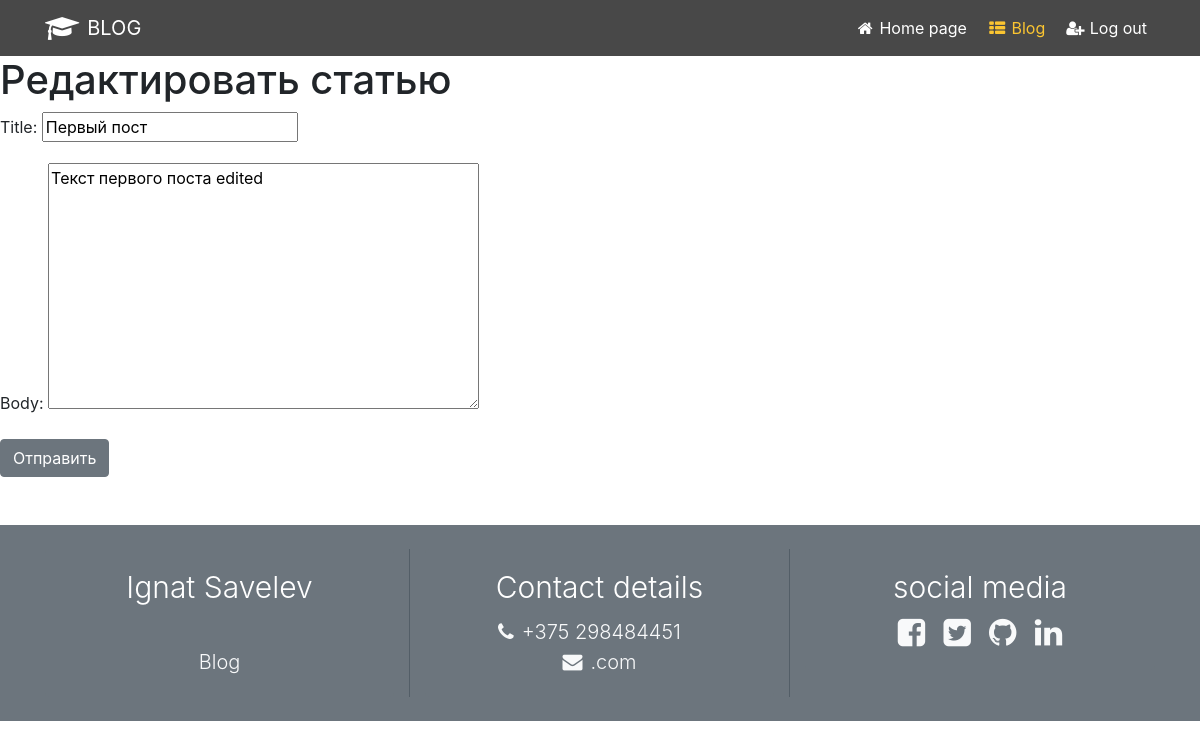
The app's page /blog/article/edit/1 (signed in), older data.
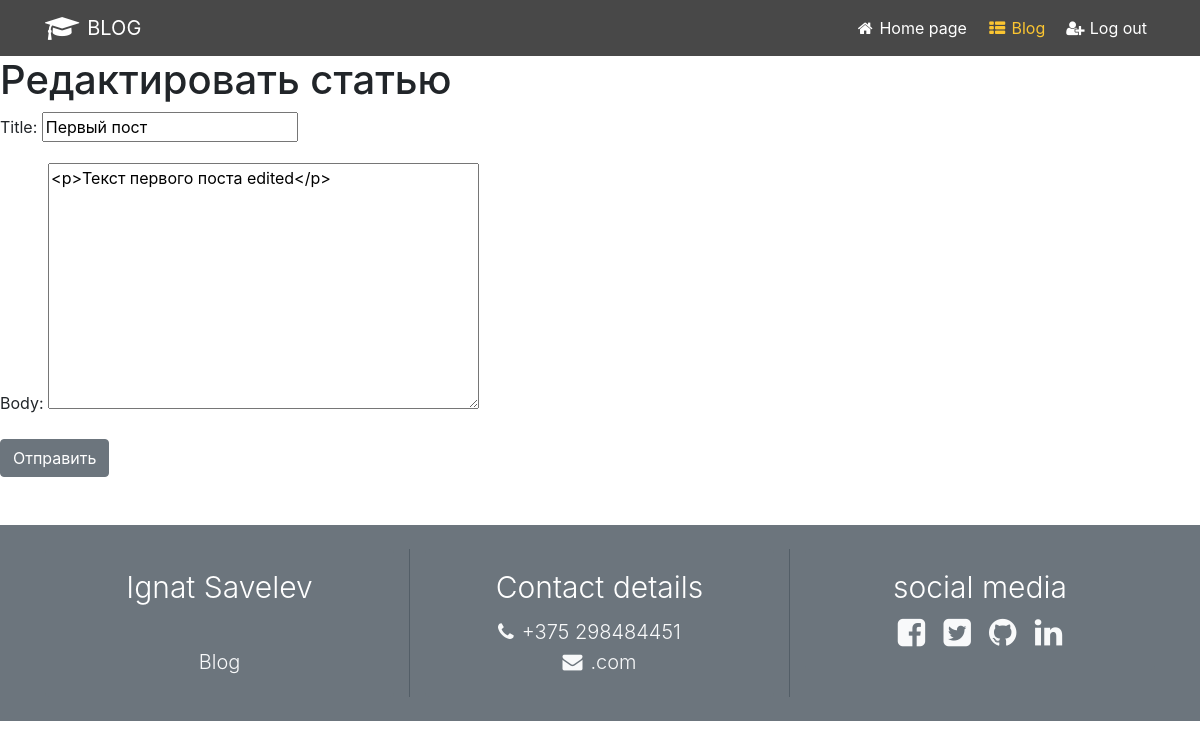
The same page, newer data.
### blog/models.py (models this page shows, shortened)
class Post(models.Model):
    title = models.CharField(max_length=255)
    author = models.ForeignKey(User, on_delete=models.CASCADE)
    body =  RichTextField(blank=True, null=True)
    image = models.ImageField(null=True, blank=True, upload_to="images/")
    post_date = models.DateField(auto_now_add=True)

### blog/views.py (the view)
# urls.py: path('article/edit/<int:pk>', UpdatePostView.as_view(), name='article_edit'),
class UpdatePostView(UpdateView):
    model = Post
    template_name = 'blog/update_post.html'
    fields = ['title', 'body']

### blog/templates/blog/update_post.html (shortened to what this page needs)
{% extends 'main.html' %}
{% block content %}
  {% if user.is_authenticated %}
        {% if user.id == post.author.id %}
<h1> Редактировать статью</h1>
    <form method="POST">
    {{ form.as_p }}
    <button type="submit" class="btn btn-secondary">Отправить</button>
    </form>
     {% endif %}
  {% else %}
      <p>You're not allowed here!</p>
    {% endif %}
{% endblock %}

Row changes from the older to the newer data that the page shows:
changed Post "Первый пост": body "Текст первого поста edited" → "<p>Текст первого поста edited</p>"
